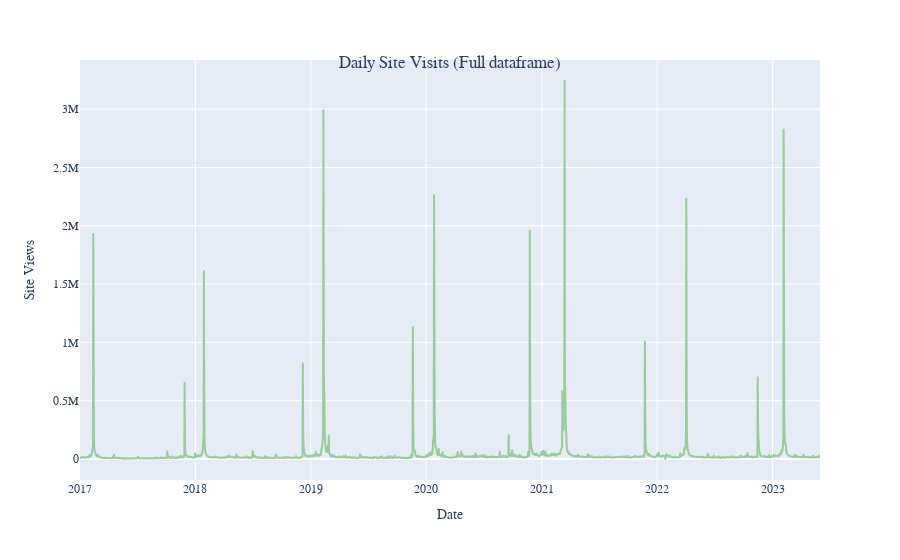

The code cell stored with this chart in its notebook:
### Markdown cell above
As you can see, the Grammys website receives significantly more traffic on award night - over 40 times more!

While this confirmed my suspicion, I still wanted to get a fuller picture of the story. I created three visualizations: one that shows the daily visits of the full dataframe, one that shows the daily site visits of the Grammys website post-split, and one that shows the daily visits of the Recording Academy site.

For readability, the full dataframe is green, while the split sites are in blue.

### Code cell
# Plot a line chart of the daily visitors of the full dataframe.
px.line(
    data_frame=full_df, 
    x="date", 
    y="visitors"
    
# Make pretty
).update_traces(
    line_color="#99CC99"
).update_layout(
    font={
        "family":"Century Gothic"
    },
    title={
        "text":"Daily Site Visits (Full dataframe)",
        "x":.5,
        "y":.9,
        "xanchor":"center",
        "yanchor":"top"
    },
    xaxis_title="Date",
    yaxis_title="Site Views"
)

### Figure 1 — Plotly figure (JSON) as saved in the notebook; plotly's stock layout.template omitted (floating-point values rounded to 4 significant figures; data arrays with more than 128 entries replaced by an {"elided": "..."} marker saying what was removed)
{"data": [{"hovertemplate": "date=%{x}<br>visitors=%{y}<extra></extra>", "legendgroup": "", "line": {"color": "#99CC99", "dash": "solid"}, "marker": {"symbol": "circle"}, "mode": "lines", "name": "", "showlegend": false, "type": "scattergl", "x": {"elided": "2342 str values"}, "xaxis": "x", "y": {"elided": "2342 int values"}, "yaxis": "y"}], "layout": {"autosize": true, "font": {"family": "Century Gothic"}, "legend": {"tracegroupgap": 0}, "margin": {"t": 60}, "title": {"text": "Daily Site Visits (Full dataframe)", "x": 0.5, "xanchor": "center", "y": 0.9, "yanchor": "top"}, "xaxis": {"anchor": "y", "autorange": true, "domain": [0, 1], "range": ["2017-01-01", "2023-05-31"], "title": {"text": "Date"}, "type": "date"}, "yaxis": {"anchor": "x", "autorange": true, "domain": [0, 1], "range": [-180100.0, 3422000.0], "title": {"text": "Site Views"}, "type": "linear"}}}
